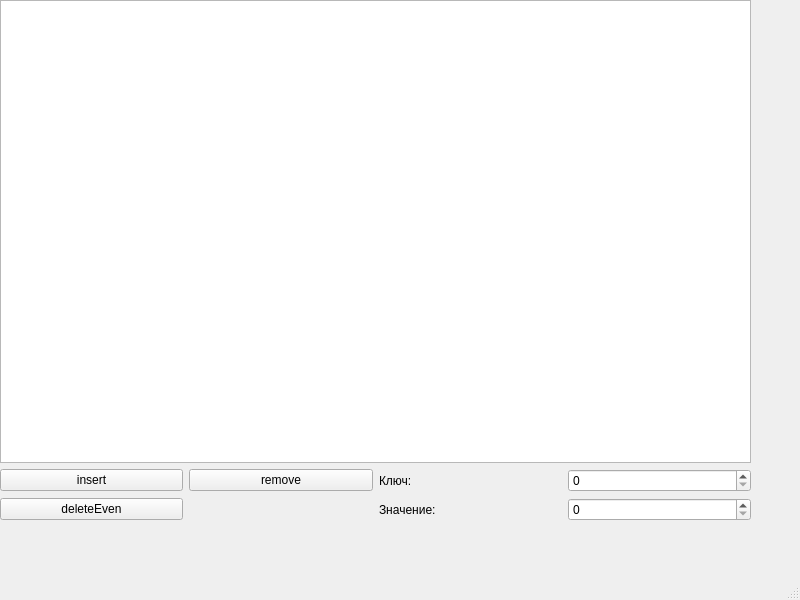
<?xml version="1.0" encoding="UTF-8"?>
<ui version="4.0">
 <class>MainWindow</class>
 <widget class="QMainWindow" name="MainWindow">
  <property name="geometry">
   <rect>
    <x>0</x>
    <y>0</y>
    <width>800</width>
    <height>600</height>
   </rect>
  </property>
  <property name="windowTitle">
   <string>MainWindow</string>
  </property>
  <widget class="QWidget" name="centralwidget">
   <widget class="QWidget" name="gridLayoutWidget">
    <property name="geometry">
     <rect>
      <x>0</x>
      <y>0</y>
      <width>751</width>
      <height>521</height>
     </rect>
    </property>
    <layout class="QGridLayout" name="gridLayout">
     <item row="1" column="0">
      <widget class="QPushButton" name="pushButton">
       <property name="text">
        <string>insert</string>
       </property>
      </widget>
     </item>
     <item row="1" column="2">
      <widget class="QLabel" name="label">
       <property name="text">
        <string>Ключ:</string>
       </property>
      </widget>
     </item>
     <item row="1" column="3">
      <widget class="QSpinBox" name="spinBox"/>
     </item>
     <item row="2" column="2">
      <widget class="QLabel" name="label_2">
       <property name="text">
        <string>Значение:</string>
       </property>
      </widget>
     </item>
     <item row="1" column="1">
      <widget class="QPushButton" name="pushButton_2">
       <property name="text">
        <string>remove</string>
       </property>
      </widget>
     </item>
     <item row="0" column="0" colspan="4">
      <widget class="QTableWidget" name="tableWidget"/>
     </item>
     <item row="2" column="0">
      <widget class="QPushButton" name="pushButton_3">
       <property name="text">
        <string>deleteEven</string>
       </property>
      </widget>
     </item>
     <item row="2" column="3">
      <widget class="QSpinBox" name="spinBox_2"/>
     </item>
    </layout>
   </widget>
  </widget>
  <widget class="QMenuBar" name="menubar">
   <property name="geometry">
    <rect>
     <x>0</x>
     <y>0</y>
     <width>800</width>
     <height>23</height>
    </rect>
   </property>
  </widget>
  <widget class="QStatusBar" name="statusbar"/>
 </widget>
 <resources/>
 <connections/>
</ui>
